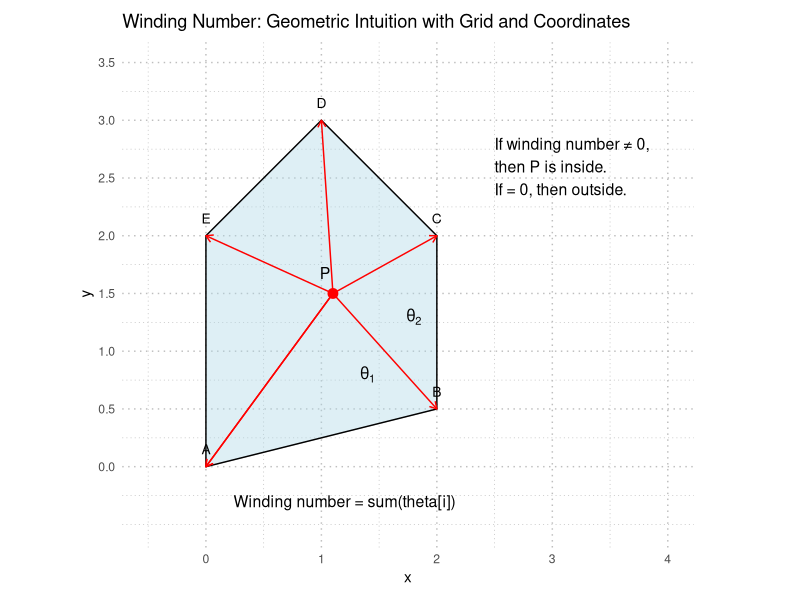

Write the R code that produced this figure.
# Required packages
library(ggplot2)
library(ggforce)
library(grid)

# Polygon vertices (clockwise, with a slight twist to suggest self-intersection)
polygon <- data.frame(
  x = c(0, 2, 2, 1, 0),
  y = c(0, 0.5, 2, 3, 2),
  label = LETTERS[1:5]
)
polygon <- rbind(polygon, polygon[1,])  # close the loop

# Point P (inside)
P <- data.frame(x = 1.1, y = 1.5)

# Create edges from point P to each vertex
edges <- data.frame(
  x = rep(P$x, nrow(polygon)),
  y = rep(P$y, nrow(polygon)),
  xend = polygon$x,
  yend = polygon$y
)

# Plot with grid and coordinates
ggplot() +
  # Polygon
  geom_polygon(data = polygon, aes(x = x, y = y), fill = "lightblue", color = "black", alpha = 0.4) +

  # Arrows from point P to polygon vertices
  geom_segment(data = edges, aes(x = x, y = y, xend = xend, yend = yend),
               arrow = arrow(length = unit(0.2, "cm")), color = "red") +

  # Point P
  geom_point(data = P, aes(x = x, y = y), color = "red", size = 3) +
  geom_text(data = P, aes(x = x, y = y), label = "P", vjust = -1.2, hjust = 1.2, size = 4) +

  # Annotate polygon vertex labels
  geom_text(data = polygon[-nrow(polygon),], aes(x = x, y = y, label = label),
            nudge_y = 0.15, color = "black", size = 3.5) +

  # Example angle annotation (between vectors to A and B)
  annotate("text", x = 1.4, y = 0.8, label = expression(theta[1]), size = 4) +
  annotate("text", x = 1.8, y = 1.3, label = expression(theta[2]), size = 4) +

  # Informative text
  annotate("text", x = 1.2, y = -0.3,
           label = "Winding number = sum(theta[i])", size = 4) +
  annotate("text", x = 2.5, y = 2.6,
           label = "If winding number ≠ 0,\nthen P is inside.\nIf = 0, then outside.",
           hjust = 0, size = 4) +

  # Add grid
  theme_minimal() +
  theme(
    panel.grid.major = element_line(color = "gray", size = 0.5, linetype = "dotted"),
    panel.grid.minor = element_line(color = "gray", size = 0.25, linetype = "dotted"),
    legend.position = "right",  # Position legend on the right side
    legend.justification = "center", # Center the legend
    legend.box.spacing = unit(0.5, "cm"),  # Adjust space between legend and plot
    legend.margin = margin(0, 0, 0, 0) # Remove margins around the legend box
  ) +
  
  # Add coordinate axes
  scale_x_continuous(breaks = seq(0, 4, by = 1)) +
  scale_y_continuous(breaks = seq(0, 3.5, by = 0.5)) +

  # Title and equal aspect ratio
  coord_equal(xlim = c(-0.5, 4), ylim = c(-0.5, 3.5)) +
  ggtitle("Winding Number: Geometric Intuition with Grid and Coordinates") +
  theme(
    plot.margin = margin(10, 30, 10, 10)  # Adjust the plot margin to prevent clipping
  )
